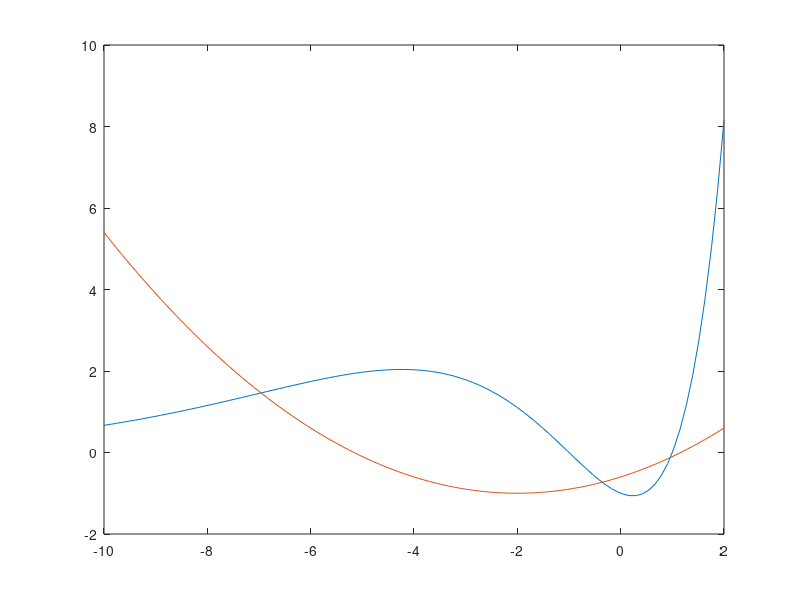

Recreate this plot in MATLAB.
function ej33p3

x = linspace(-10,2);

f = @(x) (x.^2 -1).* exp(x/2);
g = @(x) ((x+2).^2)/10  - 1;

plot (x,f(x), x, g(x))

h = @(x) f(x) - g(x);

sol1 = fzero (h,-8);
sol2 = fzero (h, -2);
sol3 = fzero (h,.5);

disp (['Las sols son: ', num2str(sol1), ' , ', num2str(sol2), ' y ', ...
    num2str(sol3)])
